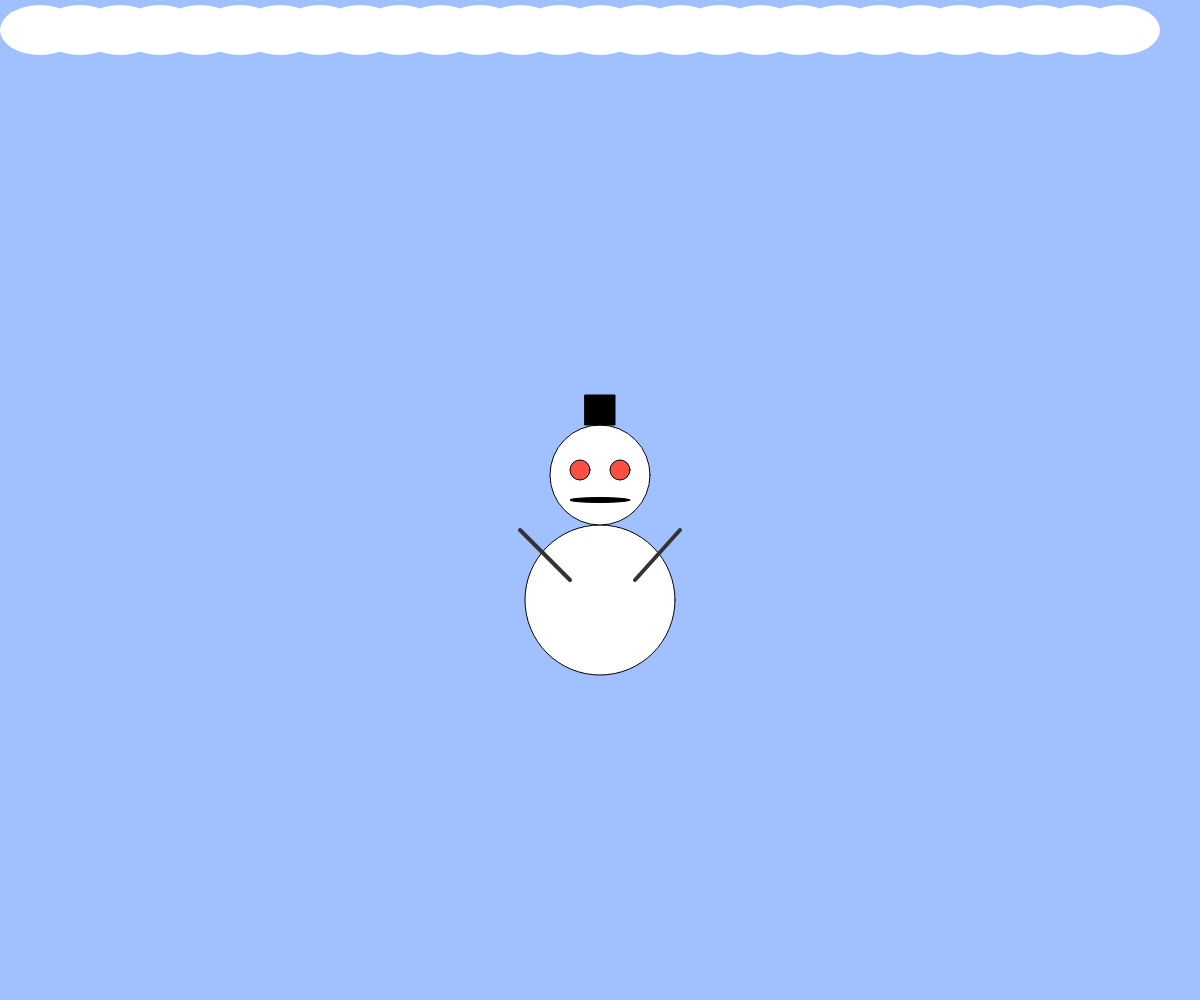
Frame 1 (no input)
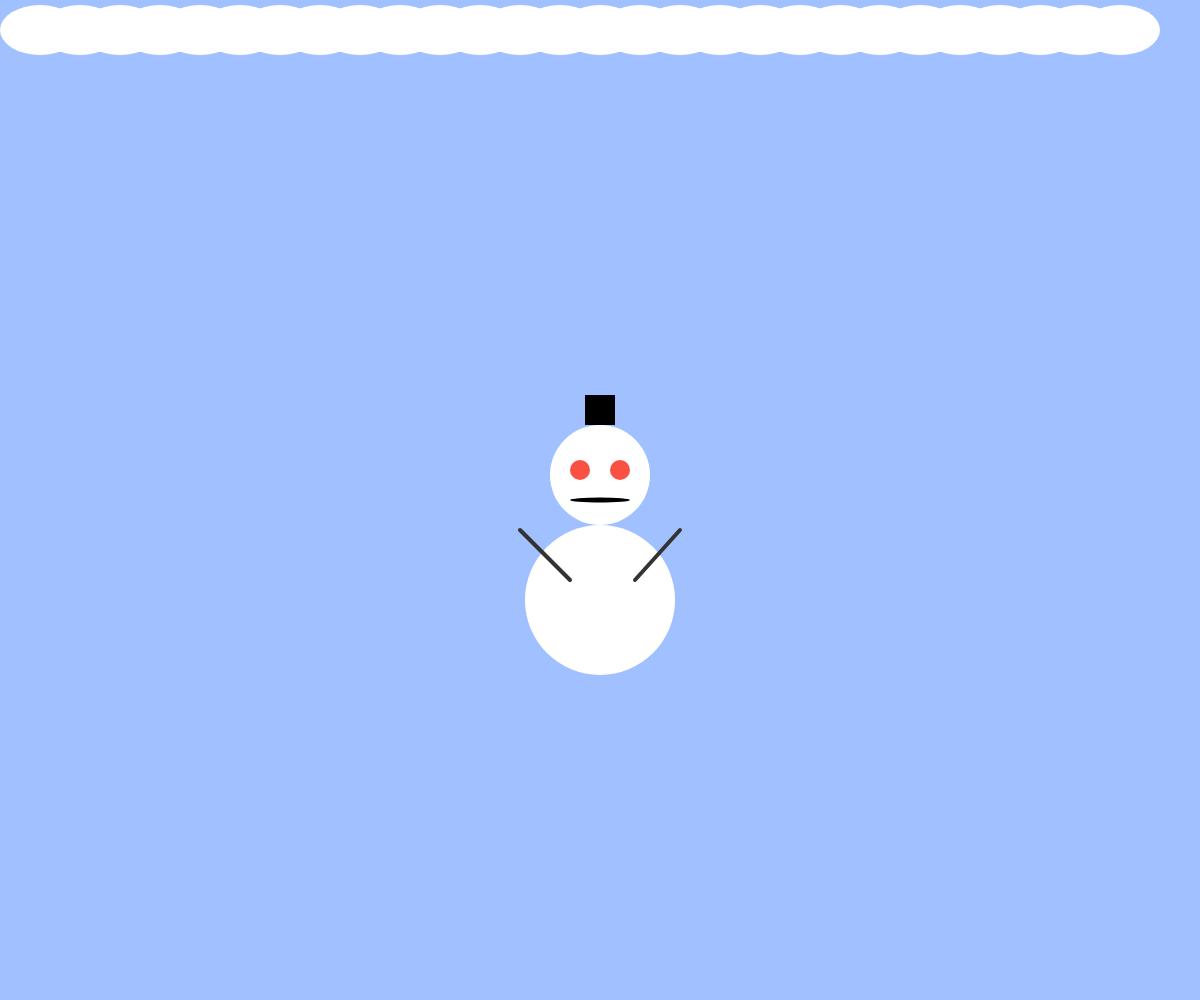
Frame 60 (no input)
Frame 120 (the mouse pressed at the canvas centre since frame 60): identical to frame 60, image omitted

The p5.js sketch that drew these frames (run headless with seeded random() and noise() and a simulated clock; from frame 60 on, the mouse is pressed at the canvas centre):

// p5.js sketch
// ── sketch.js
// 最終課題を制作しよう


let x,y;
let balls = [];
let balls2=[];

function setup(){
  createCanvas(windowWidth, windowHeight);

}
function windowResized(){ // ウィンドウがリサイズされるたびにこの関数が自動的に実行される
  resizeCanvas(windowWidth, windowHeight); // キャンバスをリサイズする（createCanvasではないので注意）
}


function draw(){
  background(160, 192, 255);

fill(255,255,255);
ellipse(windowWidth/2, windowHeight/2+100,150,150);
ellipse(windowWidth/2, windowHeight/2-25,100,100);
fill(250,80,67);
ellipse(windowWidth/2-20, windowHeight/2-30,20,20);
ellipse(windowWidth/2+20, windowHeight/2-30,20,20);
fill(0);
ellipse(windowWidth/2, windowHeight/2,60,5);
rect(windowWidth/2-15, windowHeight/2-105,30,30);
strokeWeight(4);
stroke(51);
line(windowWidth/2-80, windowHeight/2+30,windowWidth/2-30, windowHeight/2+80);
line(windowWidth/2+80, windowHeight/2+30,windowWidth/2+35, windowHeight/2+80);



  fill(255,255,255);
  noStroke();
  for(let i=40;i<windowWidth-40;i=i+40){
    ellipse(i,30,80,50);
  }
  fill(240,240,242);
  for(let h = 0; h < balls.length; h++){ // すべてのボールを描画し、速度の分だけ移動させる
    let b = balls[h];
    ellipse(b.x, b.y, b.size);
    b.x += b.vx;
    b.y += b.vy;
  }
fill(151,155,191);
  for(let j = 0; j < balls2.length; j++){ // すべてのボールを描画し、速度の分だけ移動させる
    let b2 = balls2[j];
    ellipse(b2.x, b2.y, b2.size);
    b2.x += b2.vx;
    b2.y += b2.vy;
  }


}


function mouseClicked(){

    if(mouseY<windowHeight/2){
      const b = { x: mouseX, y: mouseY, size: random(20,30), vx: 0, vy: 2 };
      balls.push(b);
}
else {
  const b2 = { x: mouseX, y: mouseY, size: random(5,15), vx: 2, vy: 4 };
  balls2.push(b2);
}
}
